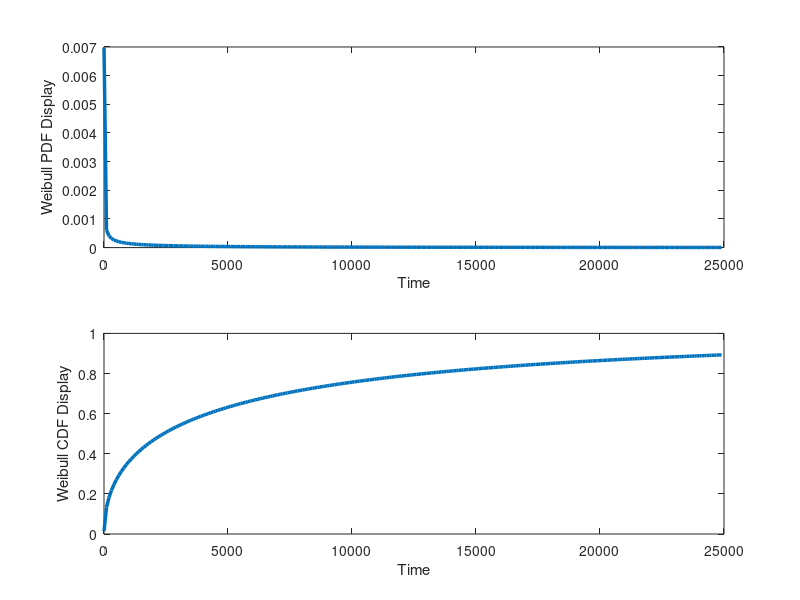

MATLAB code for this plot:
%% Example Flat display
clc; clear;
alpha= 5000; gamma= 0.5;
p20k_below= wblcdf(20000, alpha, gamma)
p20k_beyond = 1- p20k_below
p10k_20k = wblcdf (20000, alpha, gamma) - wblcdf (10000, alpha, gamma)
[M, V]= wblstat (alpha, gamma) 
time= 1:100:25000;
subplot (211); fx= wblpdf (time, alpha, gamma);
plot (time, fx, 'linewidth', 2.5); xlabel('Time'); ylabel('Weibull PDF Display');
subplot (212); ft= wblcdf (time, alpha, gamma);
plot (time, ft, 'linewidth', 2.5); xlabel('Time'); ylabel('Weibull CDF Display');